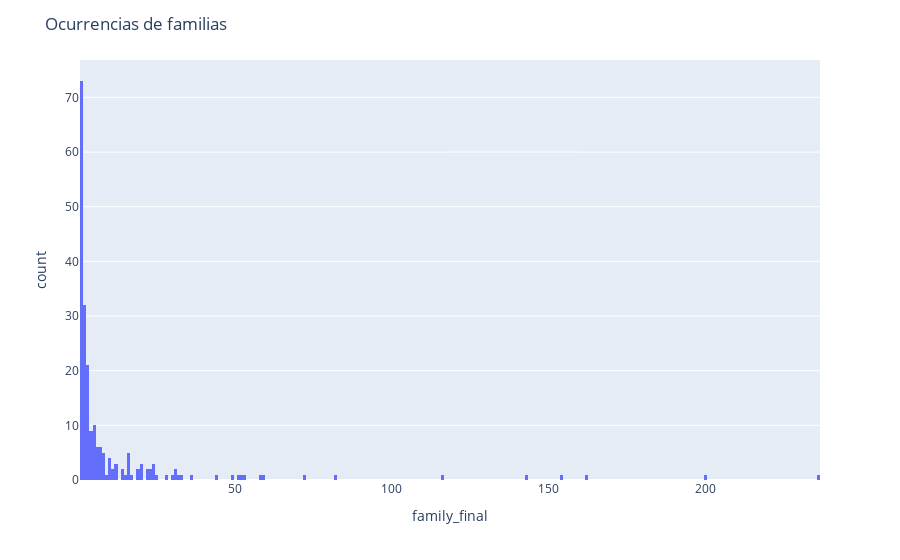

Notebook code cell kept with this figure:
### Code cell
print("Familia: \n\n",data.family_final.value_counts())
px.histogram(data.family_final.value_counts(), nbins = 239, x="family_final").update_layout(title_text="Ocurrencias de familias")

### Figure 1 — Plotly figure (JSON) as saved in the notebook; plotly's stock layout.template omitted (floating-point values rounded to 4 significant figures; data arrays with more than 128 entries replaced by an {"elided": "..."} marker saying what was removed)
{"data": [{"alignmentgroup": "True", "bingroup": "x", "hovertemplate": "family_final=%{x}<br>count=%{y}<extra></extra>", "legendgroup": "", "marker": {"color": "#636efa", "pattern": {"shape": ""}}, "name": "", "nbinsx": 239, "offsetgroup": "", "orientation": "v", "showlegend": false, "type": "histogram", "x": {"elided": "216 int values"}, "xaxis": "x", "yaxis": "y"}], "layout": {"barmode": "relative", "legend": {"tracegroupgap": 0}, "margin": {"t": 60}, "title": {"text": "Ocurrencias de familias"}, "xaxis": {"anchor": "y", "domain": [0, 1], "title": {"text": "family_final"}}, "yaxis": {"anchor": "x", "domain": [0, 1], "title": {"text": "count"}}}}
